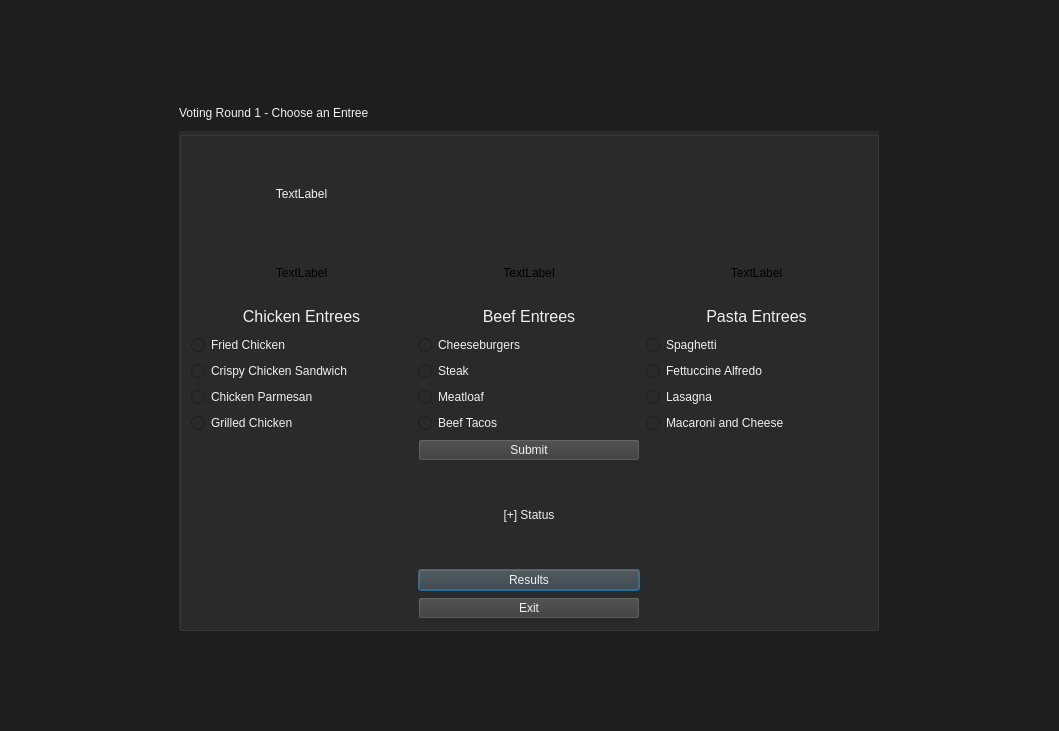
<?xml version="1.0" encoding="UTF-8"?>
<ui version="4.0">
 <class>FirstVotingScreen</class>
 <widget class="QDialog" name="FirstVotingScreen">
  <property name="geometry">
   <rect>
    <x>0</x>
    <y>0</y>
    <width>1059</width>
    <height>731</height>
   </rect>
  </property>
  <property name="windowTitle">
   <string>Dialog</string>
  </property>
  <property name="styleSheet">
   <string notr="true">background-color: rgb(30, 30, 30);</string>
  </property>
  <layout class="QGridLayout" name="gridLayout">
   <item row="0" column="1">
    <spacer name="verticalSpacer">
     <property name="orientation">
      <enum>Qt::Orientation::Vertical</enum>
     </property>
     <property name="sizeType">
      <enum>QSizePolicy::Policy::Preferred</enum>
     </property>
     <property name="sizeHint" stdset="0">
      <size>
       <width>20</width>
       <height>40</height>
      </size>
     </property>
    </spacer>
   </item>
   <item row="1" column="0">
    <spacer name="horizontalSpacer">
     <property name="orientation">
      <enum>Qt::Orientation::Horizontal</enum>
     </property>
     <property name="sizeType">
      <enum>QSizePolicy::Policy::Preferred</enum>
     </property>
     <property name="sizeHint" stdset="0">
      <size>
       <width>40</width>
       <height>20</height>
      </size>
     </property>
    </spacer>
   </item>
   <item row="1" column="1">
    <layout class="QVBoxLayout" name="verticalLayout">
     <item>
      <widget class="QLabel" name="label">
       <property name="minimumSize">
        <size>
         <width>700</width>
         <height>25</height>
        </size>
       </property>
       <property name="maximumSize">
        <size>
         <width>700</width>
         <height>25</height>
        </size>
       </property>
       <property name="styleSheet">
        <string notr="true">color: #f0f0f0</string>
       </property>
       <property name="text">
        <string>Voting Round 1 - Choose an Entree</string>
       </property>
      </widget>
     </item>
     <item>
      <widget class="QGroupBox" name="screenWindow">
       <property name="minimumSize">
        <size>
         <width>700</width>
         <height>500</height>
        </size>
       </property>
       <property name="maximumSize">
        <size>
         <width>700</width>
         <height>500</height>
        </size>
       </property>
       <property name="styleSheet">
        <string notr="true">background-color: rgb(42, 42, 42);</string>
       </property>
       <property name="title">
        <string/>
       </property>
       <layout class="QGridLayout" name="gridLayout_2">
        <item row="2" column="1">
         <widget class="QLabel" name="labelBeef">
          <property name="minimumSize">
           <size>
            <width>0</width>
            <height>25</height>
           </size>
          </property>
          <property name="maximumSize">
           <size>
            <width>16777215</width>
            <height>25</height>
           </size>
          </property>
          <property name="font">
           <font>
            <pointsize>12</pointsize>
           </font>
          </property>
          <property name="styleSheet">
           <string notr="true">color: #f0f0f0</string>
          </property>
          <property name="text">
           <string>Beef Entrees</string>
          </property>
          <property name="alignment">
           <set>Qt::AlignmentFlag::AlignCenter</set>
          </property>
         </widget>
        </item>
        <item row="1" column="2">
         <widget class="QLabel" name="pastaPic">
          <property name="minimumSize">
           <size>
            <width>0</width>
            <height>50</height>
           </size>
          </property>
          <property name="maximumSize">
           <size>
            <width>16777215</width>
            <height>50</height>
           </size>
          </property>
          <property name="text">
           <string>TextLabel</string>
          </property>
          <property name="alignment">
           <set>Qt::AlignmentFlag::AlignCenter</set>
          </property>
         </widget>
        </item>
        <item row="8" column="1">
         <widget class="QLabel" name="labelStatus">
          <property name="styleSheet">
           <string notr="true">color: #f0f0f0</string>
          </property>
          <property name="text">
           <string>[+] Status</string>
          </property>
          <property name="alignment">
           <set>Qt::AlignmentFlag::AlignCenter</set>
          </property>
         </widget>
        </item>
        <item row="4" column="0">
         <widget class="QRadioButton" name="butChickenSandwich">
          <property name="styleSheet">
           <string notr="true">color: #f0f0f0</string>
          </property>
          <property name="text">
           <string>Crispy Chicken Sandwich</string>
          </property>
         </widget>
        </item>
        <item row="1" column="1">
         <widget class="QLabel" name="beefPic">
          <property name="minimumSize">
           <size>
            <width>0</width>
            <height>50</height>
           </size>
          </property>
          <property name="maximumSize">
           <size>
            <width>16777215</width>
            <height>50</height>
           </size>
          </property>
          <property name="text">
           <string>TextLabel</string>
          </property>
          <property name="alignment">
           <set>Qt::AlignmentFlag::AlignCenter</set>
          </property>
         </widget>
        </item>
        <item row="6" column="1">
         <widget class="QRadioButton" name="butTaco">
          <property name="styleSheet">
           <string notr="true">color: #f0f0f0</string>
          </property>
          <property name="text">
           <string>Beef Tacos</string>
          </property>
         </widget>
        </item>
        <item row="6" column="2">
         <widget class="QRadioButton" name="butMacNCheese">
          <property name="styleSheet">
           <string notr="true">color: #f0f0f0</string>
          </property>
          <property name="text">
           <string>Macaroni and Cheese</string>
          </property>
         </widget>
        </item>
        <item row="1" column="0">
         <widget class="QLabel" name="chickenPic">
          <property name="minimumSize">
           <size>
            <width>0</width>
            <height>50</height>
           </size>
          </property>
          <property name="maximumSize">
           <size>
            <width>16777215</width>
            <height>50</height>
           </size>
          </property>
          <property name="text">
           <string>TextLabel</string>
          </property>
          <property name="alignment">
           <set>Qt::AlignmentFlag::AlignCenter</set>
          </property>
         </widget>
        </item>
        <item row="4" column="1">
         <widget class="QRadioButton" name="butSteak">
          <property name="styleSheet">
           <string notr="true">color: #f0f0f0</string>
          </property>
          <property name="text">
           <string>Steak</string>
          </property>
         </widget>
        </item>
        <item row="6" column="0">
         <widget class="QRadioButton" name="butGrilledChicken">
          <property name="styleSheet">
           <string notr="true">color: #f0f0f0</string>
          </property>
          <property name="text">
           <string>Grilled Chicken</string>
          </property>
         </widget>
        </item>
        <item row="2" column="2">
         <widget class="QLabel" name="labelPasta">
          <property name="minimumSize">
           <size>
            <width>0</width>
            <height>25</height>
           </size>
          </property>
          <property name="maximumSize">
           <size>
            <width>16777215</width>
            <height>25</height>
           </size>
          </property>
          <property name="font">
           <font>
            <pointsize>12</pointsize>
           </font>
          </property>
          <property name="styleSheet">
           <string notr="true">color: #f0f0f0</string>
          </property>
          <property name="text">
           <string>Pasta Entrees</string>
          </property>
          <property name="alignment">
           <set>Qt::AlignmentFlag::AlignCenter</set>
          </property>
         </widget>
        </item>
        <item row="5" column="0">
         <widget class="QRadioButton" name="butChickenParm">
          <property name="styleSheet">
           <string notr="true">color: #f0f0f0</string>
          </property>
          <property name="text">
           <string>Chicken Parmesan</string>
          </property>
         </widget>
        </item>
        <item row="3" column="0">
         <widget class="QRadioButton" name="butFriedChicken">
          <property name="styleSheet">
           <string notr="true">color: #f0f0f0</string>
          </property>
          <property name="text">
           <string>Fried Chicken</string>
          </property>
         </widget>
        </item>
        <item row="2" column="0">
         <widget class="QLabel" name="labelChicken">
          <property name="minimumSize">
           <size>
            <width>0</width>
            <height>25</height>
           </size>
          </property>
          <property name="maximumSize">
           <size>
            <width>16777215</width>
            <height>25</height>
           </size>
          </property>
          <property name="font">
           <font>
            <pointsize>12</pointsize>
           </font>
          </property>
          <property name="styleSheet">
           <string notr="true">color: #f0f0f0</string>
          </property>
          <property name="text">
           <string>Chicken Entrees</string>
          </property>
          <property name="alignment">
           <set>Qt::AlignmentFlag::AlignCenter</set>
          </property>
         </widget>
        </item>
        <item row="3" column="1">
         <widget class="QRadioButton" name="butBurger">
          <property name="styleSheet">
           <string notr="true">color: #f0f0f0</string>
          </property>
          <property name="text">
           <string>Cheeseburgers</string>
          </property>
         </widget>
        </item>
        <item row="0" column="0">
         <widget class="QLabel" name="labelName">
          <property name="styleSheet">
           <string notr="true">color: #f0f0f0</string>
          </property>
          <property name="text">
           <string>TextLabel</string>
          </property>
          <property name="alignment">
           <set>Qt::AlignmentFlag::AlignCenter</set>
          </property>
         </widget>
        </item>
        <item row="5" column="1">
         <widget class="QRadioButton" name="butMeatloaf">
          <property name="styleSheet">
           <string notr="true">color: #f0f0f0</string>
          </property>
          <property name="text">
           <string>Meatloaf</string>
          </property>
         </widget>
        </item>
        <item row="4" column="2">
         <widget class="QRadioButton" name="butAlfredo">
          <property name="styleSheet">
           <string notr="true">color: #f0f0f0</string>
          </property>
          <property name="text">
           <string>Fettuccine Alfredo</string>
          </property>
         </widget>
        </item>
        <item row="5" column="2">
         <widget class="QRadioButton" name="butLasagna">
          <property name="styleSheet">
           <string notr="true">color: #f0f0f0</string>
          </property>
          <property name="text">
           <string>Lasagna</string>
          </property>
         </widget>
        </item>
        <item row="9" column="1">
         <widget class="QPushButton" name="butResults">
          <property name="styleSheet">
           <string notr="true">QPushButton {
	color: #f0f0f0;
	background-color: #3a3a3a;
}
QPushButton:hover {
	background-color: 4a4a4a;
}</string>
          </property>
          <property name="text">
           <string>Results</string>
          </property>
         </widget>
        </item>
        <item row="3" column="2">
         <widget class="QRadioButton" name="butSpaghetti">
          <property name="styleSheet">
           <string notr="true">color: #f0f0f0</string>
          </property>
          <property name="text">
           <string>Spaghetti</string>
          </property>
         </widget>
        </item>
        <item row="7" column="1">
         <widget class="QPushButton" name="submitButton">
          <property name="styleSheet">
           <string notr="true">QPushButton {
	color: #f0f0f0;
	background-color: #3a3a3a;
}
QPushButton:hover {
	background-color: 4a4a4a;
}</string>
          </property>
          <property name="text">
           <string>Submit</string>
          </property>
         </widget>
        </item>
        <item row="10" column="1">
         <widget class="QPushButton" name="buttonExit">
          <property name="minimumSize">
           <size>
            <width>100</width>
            <height>0</height>
           </size>
          </property>
          <property name="styleSheet">
           <string notr="true">QPushButton {
	color: #f0f0f0;
	background-color: #3a3a3a;
}
QPushButton:hover {
	background-color: 4a4a4a;
}</string>
          </property>
          <property name="text">
           <string>Exit</string>
          </property>
         </widget>
        </item>
       </layout>
      </widget>
     </item>
    </layout>
   </item>
   <item row="1" column="2">
    <spacer name="horizontalSpacer_2">
     <property name="orientation">
      <enum>Qt::Orientation::Horizontal</enum>
     </property>
     <property name="sizeType">
      <enum>QSizePolicy::Policy::Preferred</enum>
     </property>
     <property name="sizeHint" stdset="0">
      <size>
       <width>40</width>
       <height>20</height>
      </size>
     </property>
    </spacer>
   </item>
   <item row="2" column="1">
    <spacer name="verticalSpacer_2">
     <property name="orientation">
      <enum>Qt::Orientation::Vertical</enum>
     </property>
     <property name="sizeType">
      <enum>QSizePolicy::Policy::Preferred</enum>
     </property>
     <property name="sizeHint" stdset="0">
      <size>
       <width>20</width>
       <height>40</height>
      </size>
     </property>
    </spacer>
   </item>
  </layout>
 </widget>
 <resources/>
 <connections/>
</ui>
